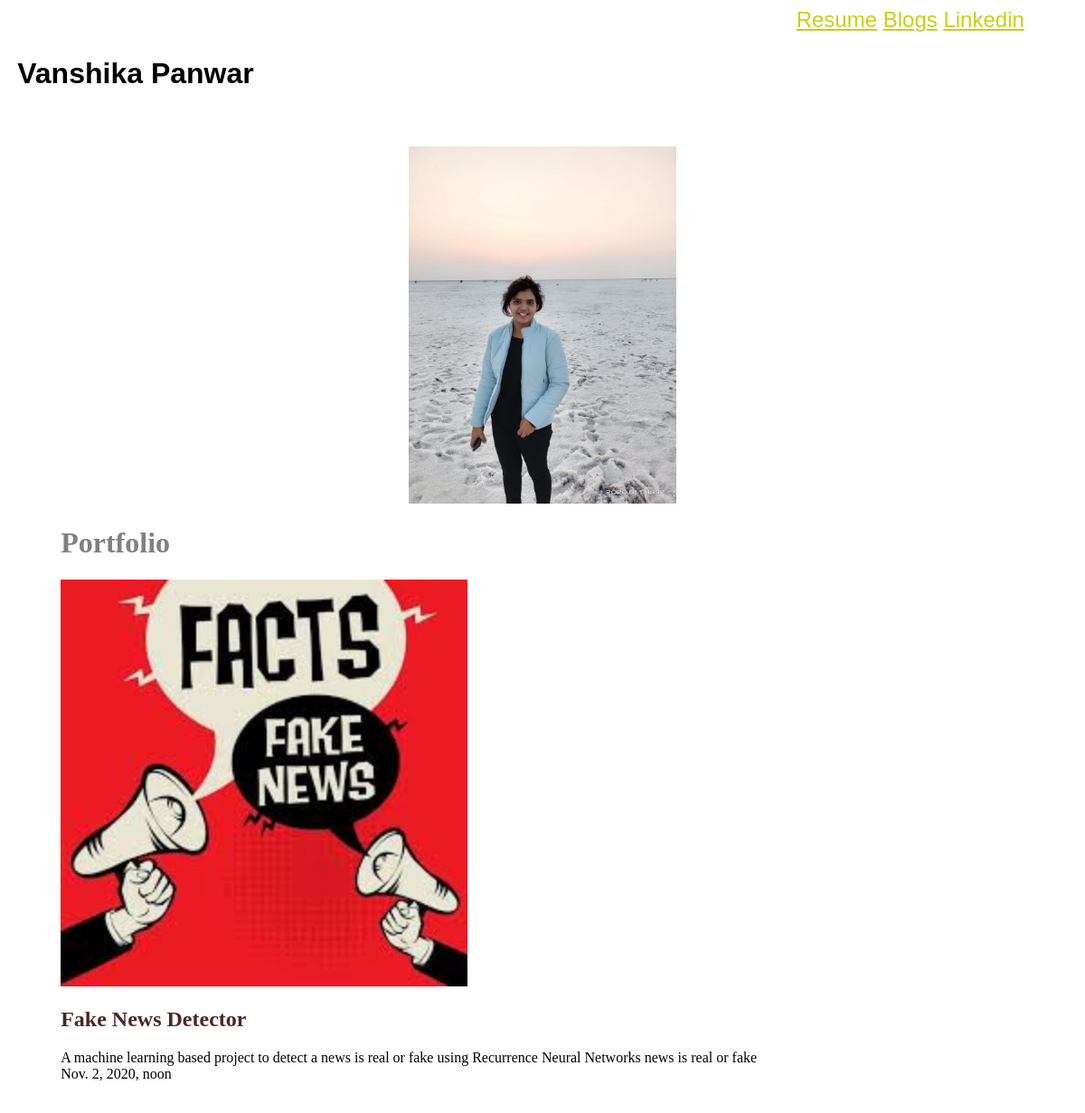
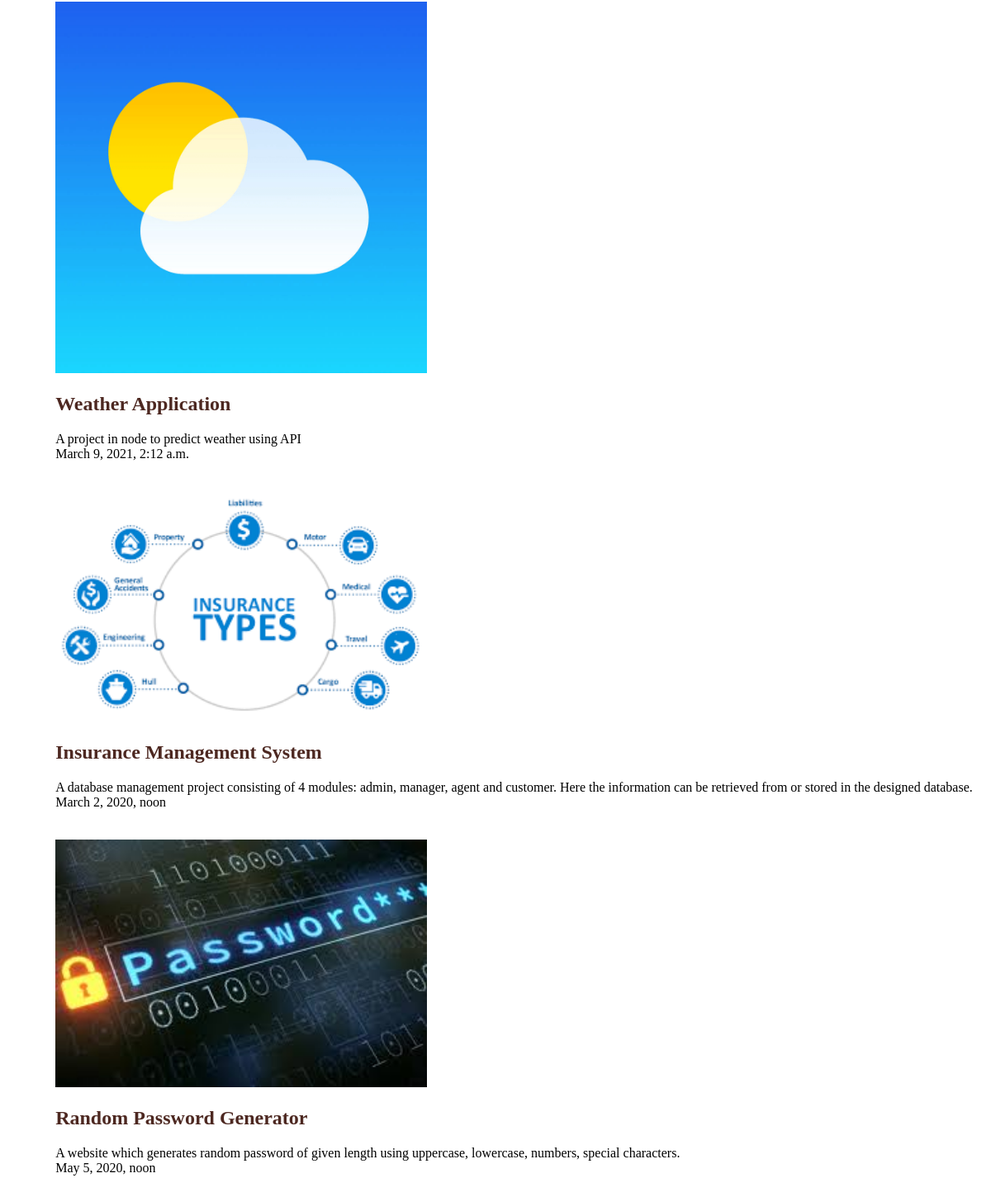
The page / on the database its author committed (2 pictures, top to bottom).
### portfolio/models.py (models this page shows, shortened)
class Project(models.Model):
    title = models.CharField(max_length = 100)
    disription = models.CharField(max_length = 500)
    image = models.ImageField(upload_to='portfolio/images/')
    url = models.URLField(blank = True)
    date = models.DateTimeField(default=datetime.now(),blank=True)

### portfolio/views.py (the view)
# urls.py: 2. Add a URL to urlpatterns:  path('', views.home, name='home')
def home(request):
    projects = Project.objects.all()
    return render(request,'home.html',{'projects':projects})

### portfolio/templates/home.html (shortened to what this page needs)
{% load static %}
<!DOCTYPE html>
<html lang="en">
<head>
    {% load static %}
    <link rel="stylesheet" type="text/css" href="{% static 'csshome/home.css' %}">
</head>
<body>
<section id="navbar">
<a href = "{% static 'portfolio/Resume.pdf'%}">Resume</a>
<a href = "{% url 'blog:all_blogs'%}">Blogs</a>
<a href= "https://www.linkedin.com/in/vanshika-panwar-06a737178?lipi=urn%3Ali%3Apage%3Ad_flagship3_profile_view_base_contact_details%3B3jGOvZhkTGOH1EX5nTXCVA%3D%3D">Linkedin</a>
<h1 id="name" >Vanshika Panwar</h1>
</section>
<br>
<br>
<div>
    <img src= "{% static 'portfolio/vansh.JPG'%}" height="30%" width="25%">
</div>
<h1 id="Portfolio">Portfolio</h1>
<section id="projects">
{% for p in projects %}
<b id="Pimage">
<img src = "{{p.image.url}}"  height="30%" width="40%" >
</b>
<h2 id="projectname">{{p.title}}</h2>
{{p.disription}}
<br>
{{p.date}}
<br>
<br>
<br>
{% endfor %}
</section>
</body>
</html>

### portfolio/static/csshome/home.css (style rules this page uses)
body { background-color:white; }
#navbar { text-align: right; font-size: x-large; text-transform: capitalize; margin-right: 5%; font-family: 'Gill Sans', 'Gill Sans MT', Calibri, 'Trebuchet MS', sans-serif; }
a:link { color: rgb(196, 209, 19); }
#name { text-align: left; color: black; font-size: xx-large; margin-left: 1%; }
div { text-align: center; }
#Portfolio { text-align: left; color:gray; font-size: xx-large; margin-left: 5%; }
#projects { margin-left: 5%; }
#projectname { color: rgb(77, 40, 33); }

### rows shown on the page
Project: image (picture), title "Fake News Detector", disription "A machine learning based project to detect a news is real or fake using Recurrence Neural Networks news is real or fake", date "Nov. 2, 2020, noon"
Project: image (picture), title "Weather Application", disription "A project in node to predict weather using API", date "March 9, 2021, 2:12 a.m."
Project: image (picture), title "Insurance Management System", disription "A database management project consisting of 4 modules: admin, manager, agent and customer. Here the information can be retrieved from or stored in the designed database.", date "March 2, 2020, noon"
Project: image (picture), title "Random Password Generator", disription "A website which generates random password of given length using uppercase, lowercase, numbers, special characters.", date "May 5, 2020, noon"
